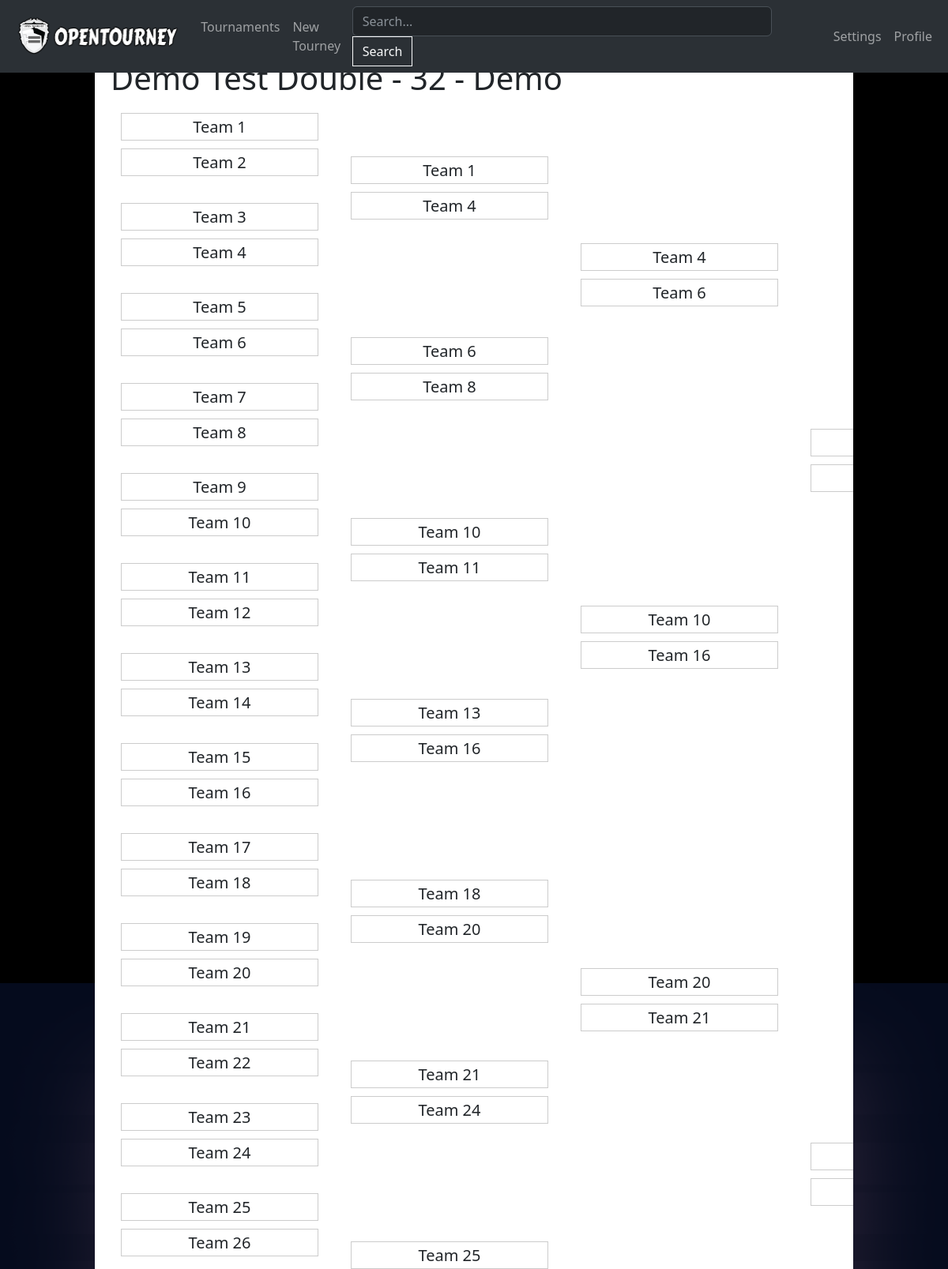
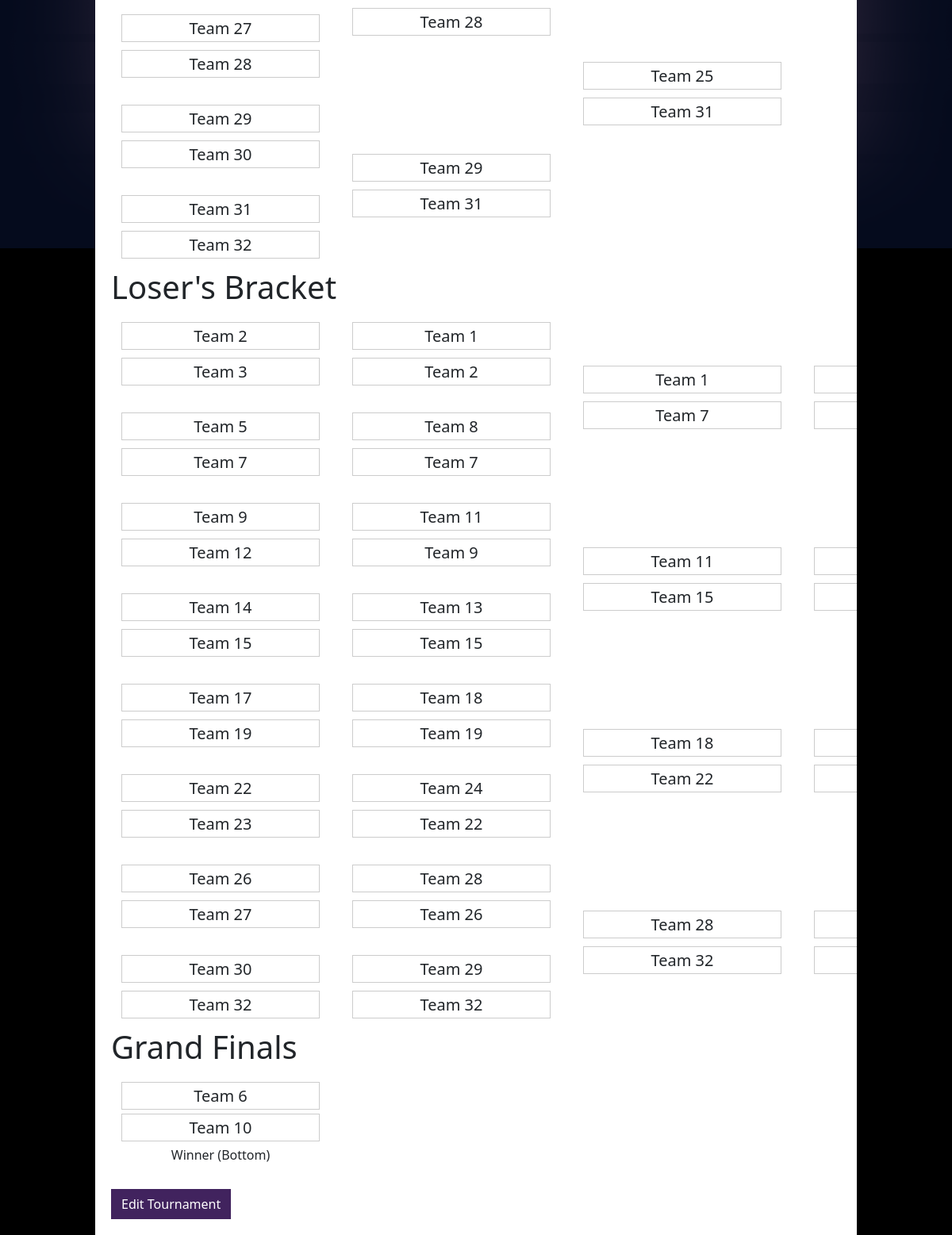
Screenshot of /tourney/8 (signed in) with the database file from the repository (2 pictures, top to bottom).
### Tournament/models.py (models this page shows, shortened)
class TournamentObject(models.Model):
    SINGLE_ELIMINATION = 'SE'
    DOUBLE_ELIMINATION = 'DE'
    TOURNAMENT_TYPES = [
        (SINGLE_ELIMINATION, 'Single Elimination'),
        (DOUBLE_ELIMINATION, 'Double Elimination'),
    ]
    name = models.CharField(max_length=100, default="My Tournament")
    description = models.TextField(blank=True)
    num_teams = models.IntegerField(default=16)
    tournament_type = models.CharField(max_length=2, choices=TOURNAMENT_TYPES, default=SINGLE_ELIMINATION)
    user = models.ForeignKey(User, on_delete=models.CASCADE, related_name='tourney')
    public = models.BooleanField(default=False)
    archived = models.BooleanField(default=False)
    winner = models.CharField(max_length=100, default="none")
    def __init__(self, *args, **kwargs):
        super().__init__(*args, **kwargs)

class Team(models.Model):
    name = models.CharField(max_length=255)
    user = models.ForeignKey(User, null=True, blank=True, on_delete=models.SET_NULL, related_name='team')
    tournament = models.ForeignKey(TournamentObject, on_delete=models.CASCADE, related_name='teams')
    def __init__(self, *args, **kwargs):
        super().__init__(*args, **kwargs)

### Tournament/views.py (the view, shortened to what this page needs)
# urls.py: path('tourney/<int:tourney_id>', tournament_views.tourney_main, name="tourney"),
def tourney_main(request, tourney_id):
    this_tourney = TournamentObject.objects.get(pk=tourney_id)
    if this_tourney.user != request.user and this_tourney.public is False:
        raise PermissionDenied("You are not authorized to view this tournament.")
    rounds = Rounds(this_tourney)
    user_settings = get_or_create_user_settings(request.user)
    if this_tourney.tournament_type == "double":
        loser_rounds = LosersRounds(this_tourney)
        context = {
            'tourney': this_tourney,
            'rounds': rounds,
            'losers': loser_rounds,
            'style': user_settings.tourney_display,
        }
    else:
        context = {
            'tourney': this_tourney,
            'rounds': rounds,
            'style': user_settings.tourney_display,
        }
    return render(request, 'Tournament/tourney.html', context)

### Tournament/utils.py (called while the page is built)
def get_or_create_user_settings(user):
    try:
        return UserSettings.objects.get(user=user)
    except UserSettings.DoesNotExist:
        return UserSettings(user=user)

### Tournament/templates/Tournament/tourney.html (shortened to what this page needs)
{% extends "base.html" %}
{% load static %}
{% block body %}
<h1>{{ tourney.name }} - {{tourney.user.username}}</h1>
<div class="bracket">
    {% for round in rounds.rounds %}
        {% if forloop.counter0 == 0 %}
            <div class="round round-one">
        {% endif %}
        {% if forloop.counter0 == 1 %}
            <div class="round round-two">
        {% endif %}
        {% if forloop.counter0 == 2 %}
            <div class="round round-three">
        {% endif %}
        {% if forloop.counter0 == 3 %}
            <div class="round round-four">
        {% endif %}
        {% for match_util in round.matches %}
            <button data-matchid="{{ match_util.match_util_round }}" data-tourney_id="{{ tourney.id }}" class="matchup btn matchup_click">
                <div class="team team-top">{{ match_util.team_1 }}</div>
                <div class="team team-bottom">{{ match_util.team_2 }}</div>
            </button>
        {% endfor %}
        </div>
    {% endfor %}
</div>
{% if tourney.tournament_type == "double" %}
    <h1>Loser's Bracket</h1>
    <div class="bracket">
        {% for round in losers.rounds %}
            {% if forloop.counter0 == 0 %}
                <div class="round round-one">
            {% endif %}
            {% if forloop.counter0 == 1 %}
                <div class="round round-one">
            {% endif %}
            {% if forloop.counter0 == 2 %}
                <div class="round round-two">
            {% endif %}
            {% if forloop.counter0 == 3 %}
                <div class="round round-two">
            {% endif %}
            {% for match_util in round.matches %}
                <button data-matchid="{{ match_util.match_util_round }}" data-tourney_id="{{ tourney.id }}" class="matchup btn matchup_click">
                    <div class="team team-top">{{ match_util.team_1 }}</div>
                    <div class="team team-bottom">{{ match_util.team_2 }}</div>
                </button>
            {% endfor %}
            </div>
        {% endfor %}
    </div>
    <h1>Grand Finals</h1>
    <div class="bracket">
        <button data-matchid="{{ losers.grand_final.match_util_round }}" data-tourney_id="{{ tourney.id }}" class="matchup btn matchup_click">
            <div class="team team-top">{{ losers.grand_final.team_1 }}</div>
            <div class="team team-bottom">{{ losers.grand_final.team_2 }}</div>
            {% if losers.grand_final.winner == "bottom" %}
                Winner (Bottom)
            {% endif %}
        </button>
    </div>
{% endif %}
{% if tourney.user == user %}
<div class="bottom-button">
    <a href="{% url 'edit' tourney.id %}" class="btn btn-primary mt-4 page-animation">Edit Tournament</a>
</div>
{% endif %}
{% endblock %}

### Tournament/static/style.css (style rules this page uses)
:root { --primary: #41235e; --primary-hover: #2c1840; --secondary: #584678; --secondary-hover: #362b4a; --danger: #78173c; --danger-hover: #4d0f26; }
.btn { border-radius: 0 !important; }
.btn-primary, .btn-primary:active, .btn-primary:visited { background-color: var(--primary) !important; border-color: var(--primary) !important; }
.bracket { display: flex; flex-direction: row; align-items: left; }
.round-one > .matchup { margin-bottom: 10px; display: flex; flex-direction: column; align-items: center; }
.round-two > .matchup { margin-bottom: 125px; display: flex; flex-direction: column; align-items: center; }
.round-two { margin-top: 55px; }
.round-three > .matchup { margin-bottom: 355px; display: flex; flex-direction: column; align-items: center; }
.round-three { margin-top: 165px; }
.round-four > .matchup { margin-bottom: 800px; display: flex; flex-direction: column; align-items: center; }
.round-four { margin-top: 400px; }
.round { margin-right: 15px; }
.team { display: flex; justify-content: center; align-items: center; height: 35px; width: 250px; border: 1px solid #ccc; padding: 5px; margin-top: 5px; margin-bottom: 5px; font-size: 20px; }
.matchup:last-child { margin-bottom: 0px !important; }
body { background-color: black !important; background-image: url("images/background.png"); background-size: 100%; background-repeat: no-repeat; background-position: center; height: 100vh; }

### rows the page displays
TournamentObject: name "Demo Test Double - 32", user.username "Demo"
Team: team_1 "Team 1" "Team 1", team_1 "Team 1" "Team 1"
Team: team_2 "Team 2", team_1 "Team 2", team_2 "Team 2"
Team: team_1 "Team 3", team_2 "Team 3"
Team: team_2 "Team 4" "Team 4", team_1 "Team 4"
Team: team_1 "Team 5", team_1 "Team 5"
Team: team_2 "Team 6" "Team 6", team_1 "Team 6", grand_final.team_1 "Team 6"
Team: team_1 "Team 7", team_2 "Team 7" "Team 7" "Team 7"
Team: team_2 "Team 8" "Team 8", team_1 "Team 8"
Team: team_1 "Team 9", team_1 "Team 9", team_2 "Team 9"
Team: team_2 "Team 10", team_1 "Team 10" "Team 10", grand_final.team_2 "Team 10"
Team: team_1 "Team 11", team_2 "Team 11", team_1 "Team 11" "Team 11"
Team: team_2 "Team 12", team_2 "Team 12"
Team: team_1 "Team 13" "Team 13", team_1 "Team 13"
Team: team_2 "Team 14", team_1 "Team 14"
Team: team_1 "Team 15", team_2 "Team 15" "Team 15" "Team 15"
Team: team_2 "Team 16" "Team 16" "Team 16"
Team: team_1 "Team 17", team_1 "Team 17"
Team: team_2 "Team 18", team_1 "Team 18", team_1 "Team 18" "Team 18"
Team: team_1 "Team 19", team_2 "Team 19" "Team 19"
Team: team_2 "Team 20" "Team 20", team_1 "Team 20"
Team: team_1 "Team 21" "Team 21", team_2 "Team 21"
Team: team_2 "Team 22", team_1 "Team 22", team_2 "Team 22" "Team 22"
Team: team_1 "Team 23", team_2 "Team 23"
Team: team_2 "Team 24" "Team 24", team_1 "Team 24"
Team: team_1 "Team 25" "Team 25" "Team 25"
Team: team_2 "Team 26", team_1 "Team 26", team_2 "Team 26"
Team: team_1 "Team 27", team_2 "Team 27"
Team: team_2 "Team 28" "Team 28", team_1 "Team 28" "Team 28"
Team: team_1 "Team 29" "Team 29", team_1 "Team 29"
Team: team_2 "Team 30", team_1 "Team 30"
Team: team_1 "Team 31", team_2 "Team 31" "Team 31"
Team: team_2 "Team 32", team_2 "Team 32" "Team 32" "Team 32"
